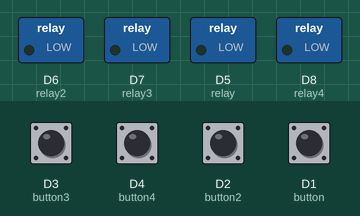
A sketch run on a simulated ESP8266 (NodeMCU). Shown: switched loads named in the sketch (green lamp = pin HIGH). The test bench sets the inputs (shaded band); at power-on: D1 (button), D2 (button2), D3 (button3), D4 (button4) LOW.

Above: at 1.2 s.
1.3 s: D3 (button3) pulled HIGH for 1 s
At 3.2 s:
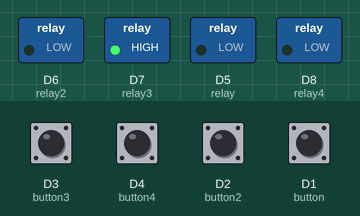
3.8 s: D4 (button4) pulled HIGH for 0.15 s
At 4.5 s:
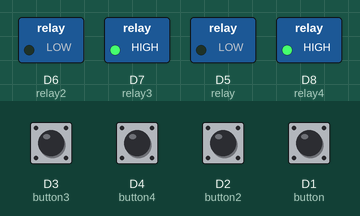
5.5 s: D2 (button2) pulled HIGH for 0.15 s
At 6.9 s:
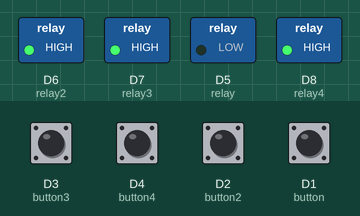
7.2 s: D1 (button) pulled HIGH for 0.15 s
At 8.3 s:
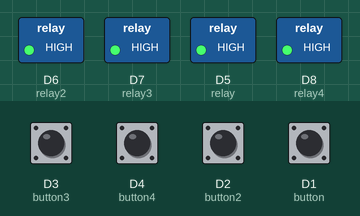
8.9 s: D3 (button3) pulled HIGH for 0.15 s
At 9.6 s:
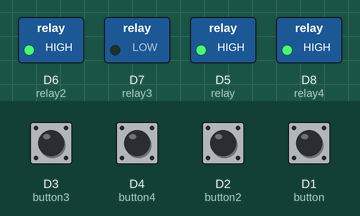
10.6 s: D4 (button4) pulled HIGH for 1 s
At 12.7 s:
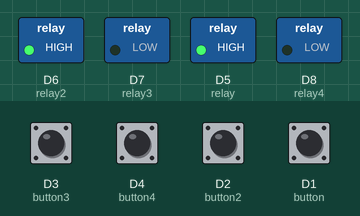
Timing chart, 0 to 14.1 s (numbered marks = the images above; inputs shaded):
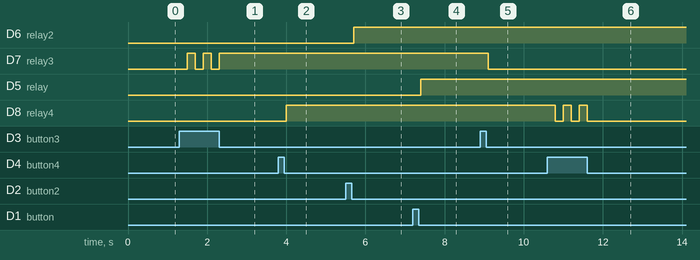

The sketch:

16_HanifRifanA_XIIISIJAB_7.ino
```cpp
//relay 1
int relay = D5;
int button = D1;
int state = 0;
int a = 0;

//relay 2
int relay2 = D6;
int button2 = D2;
int state2 = 0;
int b = 0;

//relay 3
int relay3 = D7;
int button3 = D3;
int state3 = 0;
int c = 0;

//relay 4
int relay4 = D8;
int button4 = D4;
int state4 = 0;
int d = 0;


void setup() {
  // put your setup code here, to run once:
pinMode (relay, OUTPUT);
pinMode (relay2, OUTPUT);
pinMode (relay3, OUTPUT);
pinMode (relay4, OUTPUT);
pinMode (button, INPUT);
pinMode (button2, INPUT);
pinMode (button3, INPUT);
pinMode (button4, INPUT);
}

void loop() {
  // put your main code here, to run repeatedly:
//relay1
state = digitalRead (button);
if (state == 1){
  a++;
  delay (200);
}
if (a == 0){
      digitalWrite(relay, 0);
      }
if (a == 1){
      digitalWrite(relay, 1);
      }
if (a == 2){
      digitalWrite(relay, 0);
      a = 0;
      }

//relay2
state2 = digitalRead (button2);
if (state2 == 1){
  b++;
  delay (200);
}

if (b == 1){
      digitalWrite(relay2, 1);
      }
if (b == 2){
      digitalWrite(relay2, 0);
      b = 0;
      }

//relay3
state3 = digitalRead (button3);
if (state3 == 1){
  c++;
  delay (200);
}

if (c == 1){
      digitalWrite(relay3, 1);
      }
if (c == 2){
      digitalWrite(relay3, 0);
      c = 0;
      }

//relay4
state4 = digitalRead (button4);
if (state4 == 1){
  d++;
  delay (200);
}

if (d == 1){
      digitalWrite(relay4, 1);
      }
if (d == 2){
      digitalWrite(relay4, 0);
      d = 0;
      }
}
```

Measured:
- after the input at 1.3 s, D7 (relay3): alternates HIGH for 0.20 s and LOW for 0.20 s, 5 changes in all, then stays HIGH, starting after 0.20 s
- after the input at 3.8 s, D8 (relay4): LOW → HIGH after 0.20 s
- after the input at 5.5 s, D6 (relay2): LOW → HIGH after 0.20 s
- after the input at 7.2 s, D5 (relay): LOW → HIGH after 0.20 s
- after the input at 8.9 s, D7 (relay3): HIGH → LOW after 0.20 s
- after the input at 10.6 s, D8 (relay4): alternates HIGH for 0.20 s and LOW for 0.20 s, 5 changes in all, then stays LOW, starting after 0.20 s
